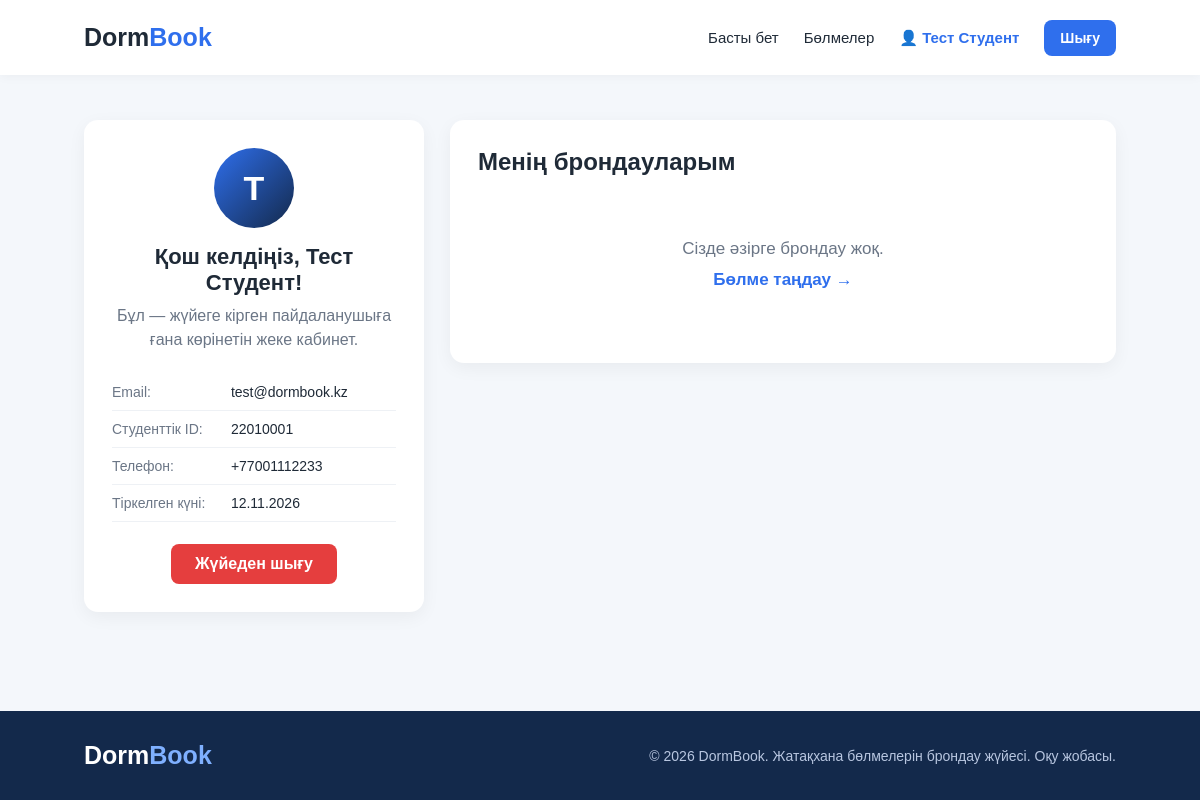
Before: /profile.php (signed in) with the older database file.
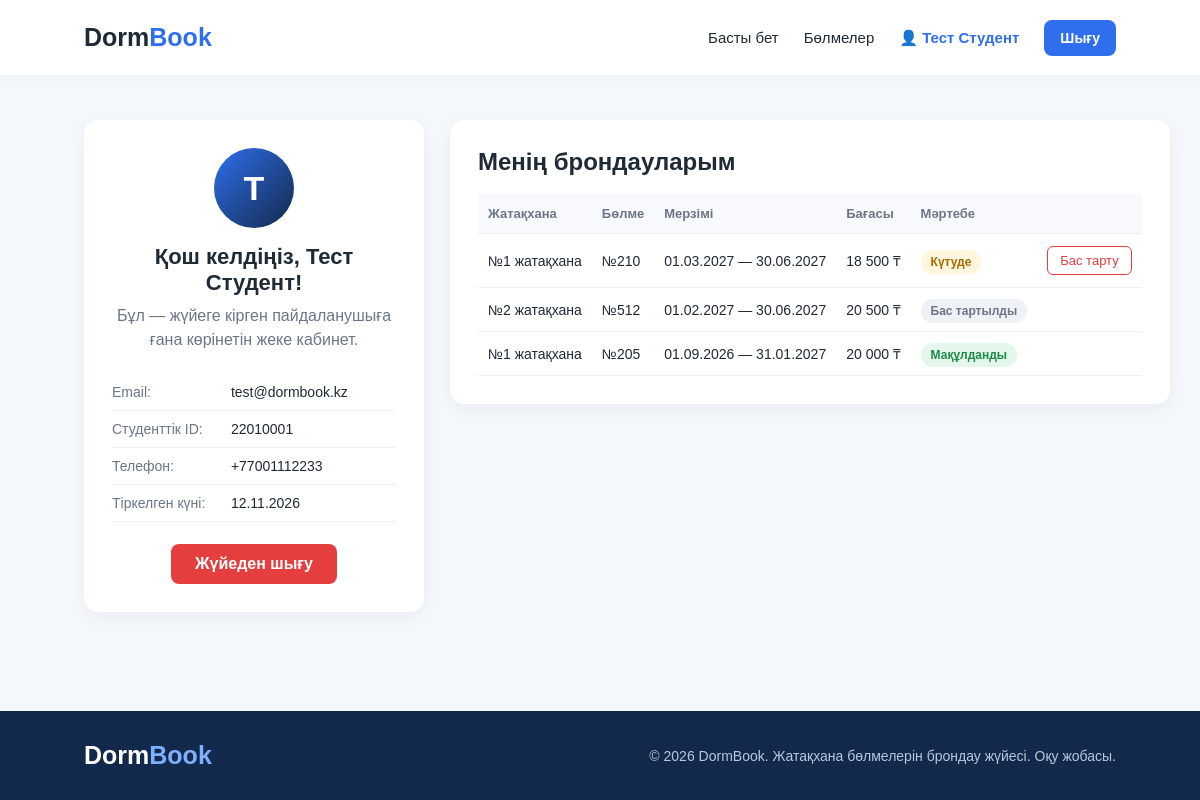
After: the same page with the newer database file.
### tables this page shows
CREATE TABLE IF NOT EXISTS users (
    id INT AUTO_INCREMENT PRIMARY KEY,
    full_name VARCHAR(100) NOT NULL,
    email VARCHAR(100) NOT NULL UNIQUE,
    student_id VARCHAR(20) NOT NULL UNIQUE,
    phone VARCHAR(20) NOT NULL,
    password_hash VARCHAR(255) NOT NULL,
    role ENUM('student', 'admin') NOT NULL DEFAULT 'student',
    created_at TIMESTAMP DEFAULT CURRENT_TIMESTAMP
);

CREATE TABLE IF NOT EXISTS bookings (
    id INT AUTO_INCREMENT PRIMARY KEY,
    user_id INT NOT NULL,
    room_id INT NOT NULL,
    start_date DATE NOT NULL,
    end_date DATE NOT NULL,
    status ENUM('pending', 'approved', 'rejected', 'cancelled') NOT NULL DEFAULT 'pending',
    created_at TIMESTAMP DEFAULT CURRENT_TIMESTAMP,
    FOREIGN KEY (user_id) REFERENCES users(id) ON DELETE CASCADE,
    FOREIGN KEY (room_id) REFERENCES rooms(id) ON DELETE CASCADE
);

CREATE TABLE IF NOT EXISTS dormitories (
    id INT AUTO_INCREMENT PRIMARY KEY,
    name VARCHAR(100) NOT NULL,
    address VARCHAR(255) NOT NULL,
    floors INT NOT NULL
);

CREATE TABLE IF NOT EXISTS rooms (
    id INT AUTO_INCREMENT PRIMARY KEY,
    dormitory_id INT NOT NULL,
    room_number VARCHAR(10) NOT NULL,
    floor INT NOT NULL,
    capacity INT NOT NULL,
    free_places INT NOT NULL,
    price_per_month DECIMAL(10, 2) NOT NULL,
    description TEXT,
    UNIQUE (dormitory_id, room_number),
    FOREIGN KEY (dormitory_id) REFERENCES dormitories(id) ON DELETE CASCADE
);

### profile.php (the view, shortened to what this page needs)
<?php
require_once "db.php";
$userId = $_SESSION["user_id"];
$stmt = $pdo->prepare(
    "SELECT full_name, email, student_id, phone, created_at FROM users WHERE id = ?"
);
$stmt->execute([$userId]);
$user = $stmt->fetch();
$stmt = $pdo->prepare(
    "SELECT b.id, b.start_date, b.end_date, b.status, b.created_at,
            r.room_number, r.price_per_month, d.name AS dorm_name
     FROM bookings b
     JOIN rooms r ON r.id = b.room_id
     JOIN dormitories d ON d.id = r.dormitory_id
     WHERE b.user_id = ?
     ORDER BY b.created_at DESC, b.id DESC"
);
$stmt->execute([$userId]);
$bookings = $stmt->fetchAll();
$statusNames = [
    "pending"   => "Күтуде",
    "approved"  => "Мақұлданды",
    "rejected"  => "Қабылданбады",
    "cancelled" => "Бас тартылды"
];
include "header.php";
?>
<section class="profile-section">
    <div class="profile-card">
        <div class="avatar"><?= htmlspecialchars(mb_substr($user["full_name"], 0, 1)) ?></div>
        <h1>Қош келдіңіз, <?= htmlspecialchars($user["full_name"]) ?>!</h1>
        <p class="intro">Бұл — жүйеге кірген пайдаланушыға ғана көрінетін жеке кабинет.</p>
        <ul class="profile-info">
            <li><span>Email:</span> <?= htmlspecialchars($user["email"]) ?></li>
            <li><span>Студенттік ID:</span> <?= htmlspecialchars($user["student_id"]) ?></li>
            <li><span>Телефон:</span> <?= htmlspecialchars($user["phone"]) ?></li>
            <li><span>Тіркелген күні:</span> <?= date("d.m.Y", strtotime($user["created_at"])) ?></li>
        </ul>
        <a href="logout.php" class="logout-btn">Жүйеден шығу</a>
    </div>
    <div class="bookings-card">
        <h2>Менің брондауларым</h2>
        <?php if (count($bookings) === 0): ?>
            <p class="empty-message">
                Сізде әзірге брондау жоқ.<br>
                <a href="rooms.php">Бөлме таңдау →</a>
            </p>
        <?php else: ?>
            <div class="table-wrapper">
                <table>
                    <thead>
                        <tr>
                            <th>Жатақхана</th>
                            <th>Бөлме</th>
                            <th>Мерзімі</th>
                            <th>Бағасы</th>
                            <th>Мәртебе</th>
                            <th></th>
                        </tr>
                    </thead>
                    <tbody>
                        <?php foreach ($bookings as $b): ?>
                            <tr>
                                <td><?= htmlspecialchars($b["dorm_name"]) ?></td>
                                <td>№<?= htmlspecialchars($b["room_number"]) ?></td>
                                <td>
                                    <?= date("d.m.Y", strtotime($b["start_date"])) ?> —
                                    <?= date("d.m.Y", strtotime($b["end_date"])) ?>
                                </td>
                                <td><?= number_format($b["price_per_month"], 0, ".", " ") ?> ₸</td>
                                <td>
                                    <span class="badge <?= $b["status"] ?>">
                                        <?= $statusNames[$b["status"]] ?>
                                    </span>
                                </td>
                                <td>
                                    <?php if ($b["status"] === "pending"): ?>
                                        <form method="POST" action="profile.php">
                                            <button type="submit" class="cancel-btn">Бас тарту</button>
                                        </form>
                                    <?php endif; ?>
                                </td>
                            </tr>
                        <?php endforeach; ?>
                    </tbody>
                </table>
            </div>
        <?php endif; ?>
    </div>
</section>
<?php include "footer.php"; ?>

### header.php (shortened to what this page needs)
<?php
$currentPage = basename($_SERVER["PHP_SELF"]);
$isLoggedIn = isset($_SESSION["user_id"]);
function activeClass($page, $currentPage) {
    return $page === $currentPage ? ' class="active"' : '';
}
?>
<!DOCTYPE html>
<html lang="kk">
<head>
    <link rel="stylesheet" href="style.css">
</head>
<body>
<header class="header">
    <a href="index.php" class="logo">Dorm<span>Book</span></a>
    <nav id="nav">
        <a href="index.php"<?= activeClass("index.php", $currentPage) ?>>Басты бет</a>
        <a href="rooms.php"<?= activeClass("rooms.php", $currentPage) ?>>Бөлмелер</a>
        <?php if ($isLoggedIn): ?>
            <a href="profile.php"<?= activeClass("profile.php", $currentPage) ?>>
                👤 <?= htmlspecialchars($_SESSION["user_name"], ENT_QUOTES, "UTF-8") ?>
            </a>
            <a href="logout.php" class="main-btn small">Шығу</a>
        <?php else: ?>
            <a href="login.php"<?= activeClass("login.php", $currentPage) ?>>Кіру</a>
            <a href="register.php" class="main-btn small">Тіркелу</a>
        <?php endif; ?>
    </nav>
</header>
<main>

### footer.php (shortened to what this page needs)
</main>
<footer class="footer">
    <a href="index.php" class="logo">Dorm<span>Book</span></a>
    <p>© 2026 DormBook. Жатақхана бөлмелерін брондау жүйесі. Оқу жобасы.</p>
</footer>
</body>
</html>

### style.css (style rules this page uses)
* { margin: 0; padding: 0; box-sizing: border-box; }
body { font-family: Arial, sans-serif; color: #1f2a37; background: #f4f7fb; min-height: 100vh; display: flex; flex-direction: column; }
main { flex: 1; }
a { text-decoration: none; color: inherit; }
.header { min-height: 75px; padding: 18px 7%; background: white; display: flex; justify-content: space-between; align-items: center; gap: 20px; box-shadow: 0 2px 10px #0000000a; position: relative; }
.logo { font-size: 25px; font-weight: bold; }
.logo span { color: #2f6fed; }
nav { display: flex; align-items: center; gap: 25px; flex-wrap: wrap; }
nav a { font-size: 15px; }
nav a:hover, nav a.active { color: #2f6fed; }
nav a.active { font-weight: bold; }
.main-btn { display: inline-block; background: #2f6fed; color: white; padding: 13px 22px; border-radius: 8px; font-weight: bold; border: none; cursor: pointer; }
nav a.main-btn, nav a.main-btn:hover { color: white; }
.main-btn.small { padding: 10px 16px; font-size: 14px; }
.intro { color: #6b7686; line-height: 1.5; margin-bottom: 22px; }
.profile-section { padding: 45px 7%; display: grid; grid-template-columns: 340px 1fr; gap: 26px; align-items: start; }
.profile-card, .bookings-card { background: white; border-radius: 14px; padding: 28px; box-shadow: 0 5px 18px #0000000d; }
.profile-card { text-align: center; }
.avatar { width: 80px; height: 80px; margin: 0 auto 16px; border-radius: 50%; background: linear-gradient(135deg, #2f6fed, #13294b); color: white; font-size: 34px; font-weight: bold; display: flex; align-items: center; justify-content: center; }
.profile-card h1 { font-size: 22px; margin-bottom: 8px; }
.profile-info { list-style: none; text-align: left; margin-bottom: 22px; }
.profile-info li { padding: 10px 0; border-bottom: 1px solid #eef1f5; font-size: 14px; }
.profile-info span { color: #6b7686; display: inline-block; min-width: 115px; }
.logout-btn { display: inline-block; background: #e53e3e; color: white; padding: 11px 24px; border-radius: 8px; font-weight: bold; }
.bookings-card h2 { margin-bottom: 18px; }
.table-wrapper { overflow-x: auto; }
table { width: 100%; border-collapse: collapse; font-size: 14px; }
th, td { padding: 12px 10px; text-align: left; border-bottom: 1px solid #eef1f5; white-space: nowrap; }
th { color: #6b7686; font-size: 13px; font-weight: bold; background: #f7f9fc; }
.badge { padding: 5px 10px; border-radius: 20px; font-size: 12px; font-weight: bold; }
.badge.pending { background: #fff6dd; color: #a86b00; }
.badge.approved { background: #e3f7ea; color: #1d8a45; }
.badge.cancelled { background: #eef1f5; color: #6b7686; }
.cancel-btn { background: none; border: 1px solid #e53e3e; color: #e53e3e; padding: 6px 12px; border-radius: 6px; cursor: pointer; font-size: 13px; }
.footer { background: #13294b; color: white; padding: 30px 7%; display: flex; justify-content: space-between; align-items: center; gap: 15px; flex-wrap: wrap; }
.footer .logo span { color: #7fb0ff; }
.footer p { color: #b8c6e0; font-size: 14px; }
.empty-message { text-align: center; padding: 40px; color: #6b7686; font-size: 17px; line-height: 1.8; }
.empty-message a { color: #2f6fed; font-weight: bold; }

Changed rows visible on the page:
added bookings: dormitories.name "№1 жатақхана", room.room_number "210", start_date "01.03.2027", end_date "30.06.2027", room.price_per_month "18 500", status "Күтуде"
added bookings: dormitories.name "№2 жатақхана", room.room_number "512", start_date "01.02.2027", end_date "30.06.2027", room.price_per_month "20 500", status "Бас тартылды"
added bookings: dormitories.name "№1 жатақхана", room.room_number "205", start_date "01.09.2026", end_date "31.01.2027", room.price_per_month "20 000", status "Мақұлданды"
Other visible differences:
text no longer shown: "Сізде әзірге брондау жоқ. Бөлме таңдау →"
text now shown: "Жатақхана Бөлме Мерзімі Бағасы Мәртебе"
